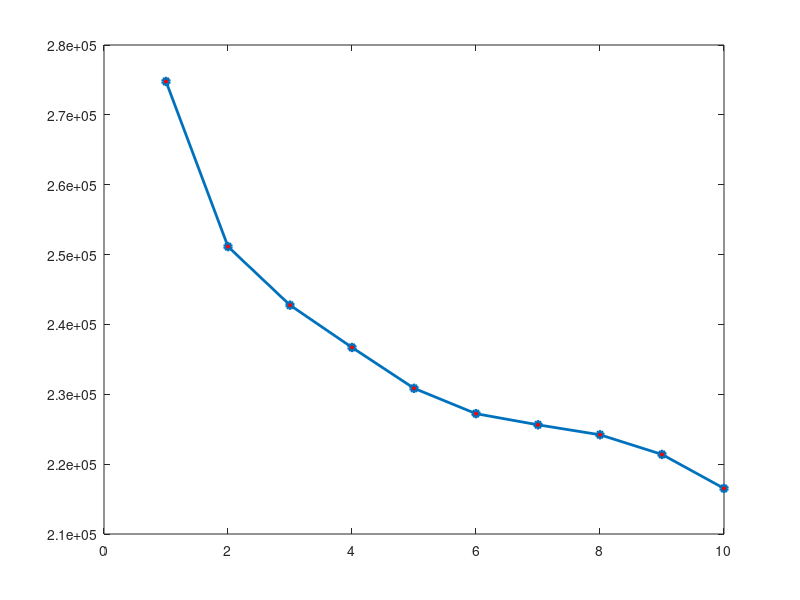

Recreate this plot in MATLAB.
%% Load data
load('microarray.mat');

%% Run k-means

ss_s = [];

for k = 1:10
    [idx, C, sumd] = kmeans(microarray, k);
    ss = sum(sumd);
    ss_s(k) = ss;
end
%% Make the plot
plot(1:10, ss_s, '-o', 'linewidth', 2, 'markersize', 5, 'markerfacecolor', 'r')

%%


[idx, C, sumd] = kmeans(microarray, 3);
    
    
